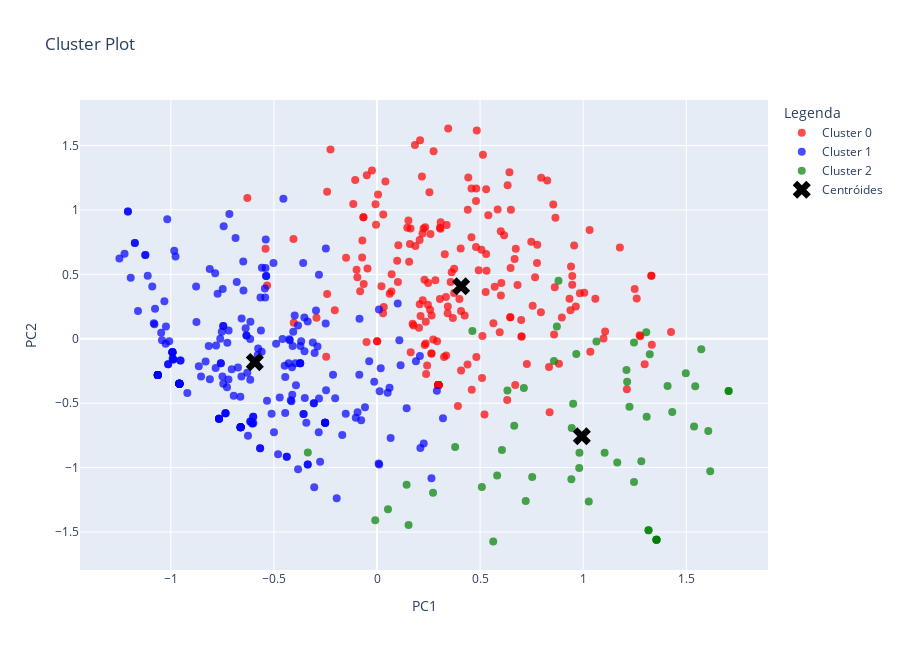

Notebook source saved alongside this figure:
### Markdown cell above
Plotando o centro de cada cluster

### Code cell
# Grafico para plotar o centro de cada cluster
cluster_colors = ['red', 'blue', 'green']
fig = go.Figure()
unique_clusters = sorted(df_clusters_k3['Cluster'].unique())
for cluster_idx, cluster_num in enumerate(unique_clusters):
    mask = df_clusters_k3['Cluster'] == cluster_num
    fig.add_trace(go.Scatter(
        x=df_clusters_k3.loc[mask, df_clusters_k3.columns[0]],
        y=df_clusters_k3.loc[mask, df_clusters_k3.columns[1]],
        mode='markers',
        marker=dict(
            color=cluster_colors[cluster_idx % len(cluster_colors)],
            opacity=0.7,
            size=8
        ),
        name=f'Cluster {cluster_num}'
    ))
fig.add_trace(go.Scatter(
    x=kmeans_k3.cluster_centers_[:, 0],
    y=kmeans_k3.cluster_centers_[:, 1],
    mode='markers',
    marker=dict(
        size=16,
        color='black',
        symbol='x'
    ),
    name='Centróides'
))
fig.update_layout(
    title="Cluster Plot",
    xaxis_title=df_clusters_k3.columns[0] if len(df_clusters_k3.columns) > 0 else 'Componente 1',
    yaxis_title=df_clusters_k3.columns[1] if len(df_clusters_k3.columns) > 1 else 'Componente 2',
    legend_title_text='Legenda',
    width=900,
    height=650,
)
fig.show()

### Figure 1 — Plotly figure (JSON) as saved in the notebook; plotly's stock layout.template omitted (floating-point values rounded to 4 significant figures; data arrays with more than 128 entries replaced by an {"elided": "..."} marker saying what was removed)
{"data": [{"marker": {"color": "red", "opacity": 0.7, "size": 8}, "mode": "markers", "name": "Cluster 0", "type": "scatter", "x": {"elided": "206 float values"}, "y": {"elided": "206 float values"}}, {"marker": {"color": "blue", "opacity": 0.7, "size": 8}, "mode": "markers", "name": "Cluster 1", "type": "scatter", "x": {"elided": "234 float values"}, "y": {"elided": "234 float values"}}, {"marker": {"color": "green", "opacity": 0.7, "size": 8}, "mode": "markers", "name": "Cluster 2", "type": "scatter", "x": [1.165, 1.355, 1.355, 0.7526, 0.0532, 1.498, 1.323, 0.6655, 0.4626, 1.104, -0.3354, 0.8582, 0.9819, 1.355, 1.543, 0.9444, 0.1436, 1.317, -0.008514, 0.6325, 0.2718, 0.5636, 1.306, 0.7123, 1.308, 0.7212, 0.9666, 1.705, 1.432, 0.5085, 1.355, 1.282, 0.6059, 1.027, 0.379, 1.246, 1.616, 1.573, 0.9807, 0.8724, 0.1531, 1.213, 0.9513, 1.064, 1.246, 1.409, 1.21, 1.607, 0.9427, 1.705, 1.317, 0.5827, 1.224, 1.538, 0.8802], "y": [-0.9608, -1.559, -1.559, -1.073, -1.322, -0.2685, -0.1205, -0.6753, 0.06018, -0.8845, -0.8818, -0.1729, -0.8846, -1.559, -0.3676, -0.6924, -1.132, -1.486, -1.408, -0.4022, -1.195, -1.573, 0.05098, -0.383, -0.6052, -1.258, -0.1174, -0.4052, -0.5674, -1.151, -1.559, -0.9496, -0.8623, -1.263, -0.8402, -1.112, -1.029, -0.08099, -1.002, 0.09614, -1.446, -0.3329, -0.5034, -0.02066, -0.02858, -0.3661, -0.2432, -0.7156, -1.091, -0.4052, -1.486, -1.061, -0.5274, -0.6812, 0.4509]}, {"marker": {"color": "black", "size": 16, "symbol": "x"}, "mode": "markers", "name": "Centróides", "type": "scatter", "x": [0.4078, -0.5925, 0.9935], "y": [0.4079, -0.1812, -0.7566]}], "layout": {"height": 650, "legend": {"title": {"text": "Legenda"}}, "title": {"text": "Cluster Plot"}, "width": 900, "xaxis": {"title": {"text": "PC1"}}, "yaxis": {"title": {"text": "PC2"}}}}
